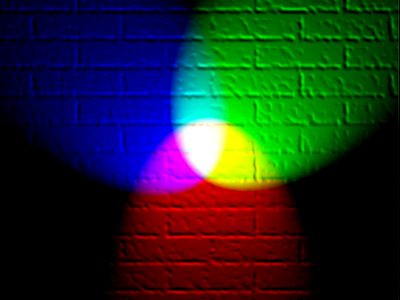
#> input picture rgb.jpg, 400 x 300 px
$ python colour.py
#> lines starting #> are read from the running program, lines starting #| are printed output that depends on the picture
import cv2 as cv
import numpy as np

img = cv.imread('rgb.jpg')
#> img is the input picture: shape (300, 400, 3); mean B, G, R 36.9, 41.6, 29.5

b = img[ : , : , : 1]
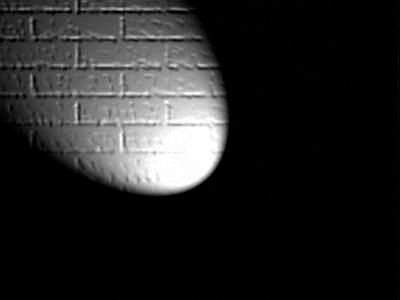
#> b: shape (300, 400, 1); min 0, max 255, mean 36.9
g = img[ : , : ,1: 2]
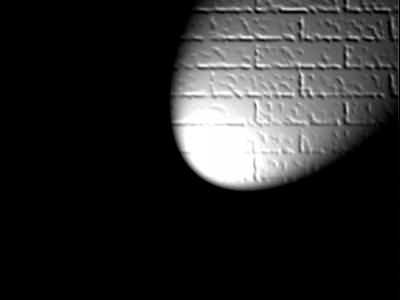
#> g: shape (300, 400, 1); min 0, max 255, mean 41.6
r = img[ : , : ,2 : ]
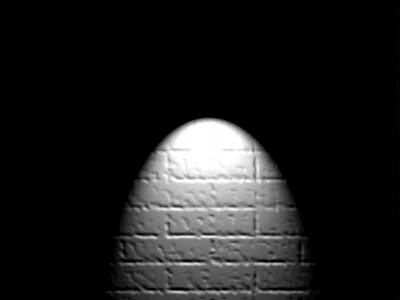
#> r: shape (300, 400, 1); min 0, max 255, mean 29.5

cv.imwrite("Blue.jpg",b)
cv.imwrite("Green.jpg",g)
cv.imwrite("Red.jpg",r)
